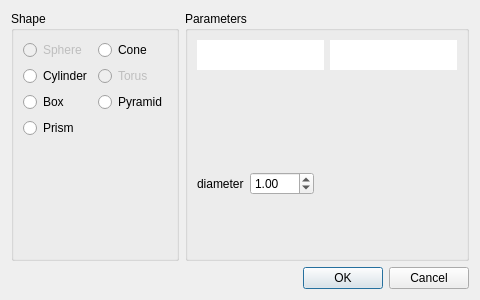
<?xml version="1.0" encoding="UTF-8"?>
<ui version="4.0">
 <class>NewHEDialog</class>
 <widget class="QDialog" name="NewHEDialog">
  <property name="geometry">
   <rect>
    <x>0</x>
    <y>0</y>
    <width>456</width>
    <height>300</height>
   </rect>
  </property>
  <property name="windowTitle">
   <string>Dialog</string>
  </property>
  <layout class="QVBoxLayout" name="verticalLayout">
   <item>
    <layout class="QHBoxLayout" name="horizontalLayout">
     <property name="rightMargin">
      <number>0</number>
     </property>
     <item>
      <widget class="QGroupBox" name="groupBox">
       <property name="title">
        <string>Shape</string>
       </property>
       <layout class="QGridLayout" name="gridLayout">
        <item row="4" column="0">
         <spacer name="verticalSpacer">
          <property name="orientation">
           <enum>Qt::Vertical</enum>
          </property>
          <property name="sizeHint" stdset="0">
           <size>
            <width>20</width>
            <height>40</height>
           </size>
          </property>
         </spacer>
        </item>
        <item row="2" column="1">
         <widget class="QRadioButton" name="pyramid_radio">
          <property name="enabled">
           <bool>true</bool>
          </property>
          <property name="text">
           <string>Pyramid</string>
          </property>
         </widget>
        </item>
        <item row="0" column="1">
         <widget class="QRadioButton" name="cone_radio">
          <property name="enabled">
           <bool>true</bool>
          </property>
          <property name="text">
           <string>Cone</string>
          </property>
         </widget>
        </item>
        <item row="3" column="0">
         <widget class="QRadioButton" name="prism_radio">
          <property name="enabled">
           <bool>true</bool>
          </property>
          <property name="text">
           <string>Prism</string>
          </property>
         </widget>
        </item>
        <item row="1" column="0">
         <widget class="QRadioButton" name="cylinder_radio">
          <property name="enabled">
           <bool>true</bool>
          </property>
          <property name="text">
           <string>Cylinder</string>
          </property>
         </widget>
        </item>
        <item row="1" column="1">
         <widget class="QRadioButton" name="torus_radio">
          <property name="enabled">
           <bool>false</bool>
          </property>
          <property name="text">
           <string>Torus</string>
          </property>
         </widget>
        </item>
        <item row="0" column="0">
         <widget class="QRadioButton" name="sphere_radio">
          <property name="enabled">
           <bool>false</bool>
          </property>
          <property name="text">
           <string>Sphere</string>
          </property>
         </widget>
        </item>
        <item row="2" column="0">
         <widget class="QRadioButton" name="box_radio">
          <property name="enabled">
           <bool>true</bool>
          </property>
          <property name="text">
           <string>Box</string>
          </property>
         </widget>
        </item>
        <item row="0" column="2">
         <spacer name="horizontalSpacer">
          <property name="orientation">
           <enum>Qt::Horizontal</enum>
          </property>
          <property name="sizeHint" stdset="0">
           <size>
            <width>40</width>
            <height>20</height>
           </size>
          </property>
         </spacer>
        </item>
       </layout>
      </widget>
     </item>
     <item>
      <widget class="QGroupBox" name="groupBox_3">
       <property name="title">
        <string>Parameters</string>
       </property>
       <layout class="QVBoxLayout" name="verticalLayout_2">
        <item>
         <layout class="QHBoxLayout" name="horizontalLayout_8">
          <item>
           <widget class="QPushButton" name="faceColor">
            <property name="minimumSize">
             <size>
              <width>0</width>
              <height>30</height>
             </size>
            </property>
            <property name="autoFillBackground">
             <bool>false</bool>
            </property>
            <property name="styleSheet">
             <string notr="true">background-color: #ffffff;
color: #fff000;
border: none;</string>
            </property>
            <property name="text">
             <string/>
            </property>
           </widget>
          </item>
          <item>
           <widget class="QPushButton" name="lineColor">
            <property name="minimumSize">
             <size>
              <width>0</width>
              <height>30</height>
             </size>
            </property>
            <property name="styleSheet">
             <string notr="true">background-color: #ffffff;
color: #fff000;
border: none;</string>
            </property>
            <property name="text">
             <string/>
            </property>
           </widget>
          </item>
         </layout>
        </item>
        <item>
         <widget class="QStackedWidget" name="stackedWidget">
          <property name="currentIndex">
           <number>0</number>
          </property>
          <widget class="QWidget" name="sphere_page">
           <layout class="QVBoxLayout" name="verticalLayout_3">
            <property name="leftMargin">
             <number>0</number>
            </property>
            <property name="topMargin">
             <number>0</number>
            </property>
            <property name="rightMargin">
             <number>0</number>
            </property>
            <property name="bottomMargin">
             <number>0</number>
            </property>
            <item>
             <widget class="QWidget" name="widget_4" native="true">
              <property name="minimumSize">
               <size>
                <width>0</width>
                <height>90</height>
               </size>
              </property>
              <property name="maximumSize">
               <size>
                <width>16777215</width>
                <height>90</height>
               </size>
              </property>
              <property name="styleSheet">
               <string notr="true">image: url(:/sphere.png);</string>
              </property>
             </widget>
            </item>
            <item>
             <layout class="QHBoxLayout" name="horizontalLayout_2">
              <item>
               <widget class="QLabel" name="label_2">
                <property name="text">
                 <string>diameter</string>
                </property>
               </widget>
              </item>
              <item>
               <widget class="QDoubleSpinBox" name="sphere_radius">
                <property name="minimum">
                 <double>0.100000000000000</double>
                </property>
                <property name="maximum">
                 <double>100.000000000000000</double>
                </property>
                <property name="singleStep">
                 <double>0.100000000000000</double>
                </property>
                <property name="value">
                 <double>1.000000000000000</double>
                </property>
               </widget>
              </item>
              <item>
               <spacer name="horizontalSpacer_2">
                <property name="orientation">
                 <enum>Qt::Horizontal</enum>
                </property>
                <property name="sizeHint" stdset="0">
                 <size>
                  <width>40</width>
                  <height>20</height>
                 </size>
                </property>
               </spacer>
              </item>
             </layout>
            </item>
            <item>
             <spacer name="verticalSpacer_2">
              <property name="orientation">
               <enum>Qt::Vertical</enum>
              </property>
              <property name="sizeHint" stdset="0">
               <size>
                <width>20</width>
                <height>103</height>
               </size>
              </property>
             </spacer>
            </item>
           </layout>
          </widget>
          <widget class="QWidget" name="pyramid_page">
           <layout class="QVBoxLayout" name="verticalLayout_4">
            <property name="leftMargin">
             <number>0</number>
            </property>
            <property name="topMargin">
             <number>0</number>
            </property>
            <property name="rightMargin">
             <number>0</number>
            </property>
            <property name="bottomMargin">
             <number>0</number>
            </property>
            <item>
             <widget class="QWidget" name="widget_6" native="true">
              <property name="minimumSize">
               <size>
                <width>0</width>
                <height>90</height>
               </size>
              </property>
              <property name="maximumSize">
               <size>
                <width>16777215</width>
                <height>90</height>
               </size>
              </property>
              <property name="styleSheet">
               <string notr="true">image: url(:/pyramid.png);</string>
              </property>
             </widget>
            </item>
            <item>
             <layout class="QHBoxLayout" name="horizontalLayout_9">
              <item>
               <widget class="QLabel" name="label_11">
                <property name="text">
                 <string>diam</string>
                </property>
               </widget>
              </item>
              <item>
               <widget class="QDoubleSpinBox" name="pyramid_diameter">
                <property name="minimum">
                 <double>0.100000000000000</double>
                </property>
                <property name="maximum">
                 <double>100.000000000000000</double>
                </property>
                <property name="singleStep">
                 <double>0.100000000000000</double>
                </property>
                <property name="value">
                 <double>1.000000000000000</double>
                </property>
               </widget>
              </item>
              <item>
               <widget class="QLabel" name="label_15">
                <property name="text">
                 <string>h</string>
                </property>
               </widget>
              </item>
              <item>
               <widget class="QDoubleSpinBox" name="pyramid_height">
                <property name="minimum">
                 <double>0.100000000000000</double>
                </property>
                <property name="maximum">
                 <double>100.000000000000000</double>
                </property>
                <property name="singleStep">
                 <double>0.100000000000000</double>
                </property>
                <property name="value">
                 <double>1.000000000000000</double>
                </property>
               </widget>
              </item>
              <item>
               <widget class="QLabel" name="label_16">
                <property name="text">
                 <string>sides</string>
                </property>
               </widget>
              </item>
              <item>
               <widget class="QSpinBox" name="pyramid_sides">
                <property name="minimum">
                 <number>3</number>
                </property>
                <property name="maximum">
                 <number>10</number>
                </property>
               </widget>
              </item>
              <item>
               <spacer name="horizontalSpacer_10">
                <property name="orientation">
                 <enum>Qt::Horizontal</enum>
                </property>
                <property name="sizeHint" stdset="0">
                 <size>
                  <width>40</width>
                  <height>20</height>
                 </size>
                </property>
               </spacer>
              </item>
             </layout>
            </item>
            <item>
             <spacer name="verticalSpacer_9">
              <property name="orientation">
               <enum>Qt::Vertical</enum>
              </property>
              <property name="sizeHint" stdset="0">
               <size>
                <width>20</width>
                <height>103</height>
               </size>
              </property>
             </spacer>
            </item>
           </layout>
          </widget>
          <widget class="QWidget" name="invalid_page">
           <layout class="QGridLayout" name="gridLayout_2">
            <property name="leftMargin">
             <number>0</number>
            </property>
            <property name="topMargin">
             <number>0</number>
            </property>
            <property name="rightMargin">
             <number>0</number>
            </property>
            <property name="bottomMargin">
             <number>0</number>
            </property>
            <item row="1" column="1">
             <widget class="QLabel" name="label_5">
              <property name="text">
               <string>Select Shape</string>
              </property>
             </widget>
            </item>
            <item row="1" column="2">
             <spacer name="horizontalSpacer_4">
              <property name="orientation">
               <enum>Qt::Horizontal</enum>
              </property>
              <property name="sizeHint" stdset="0">
               <size>
                <width>40</width>
                <height>20</height>
               </size>
              </property>
             </spacer>
            </item>
            <item row="0" column="1">
             <spacer name="verticalSpacer_4">
              <property name="orientation">
               <enum>Qt::Vertical</enum>
              </property>
              <property name="sizeHint" stdset="0">
               <size>
                <width>20</width>
                <height>40</height>
               </size>
              </property>
             </spacer>
            </item>
            <item row="1" column="0">
             <spacer name="horizontalSpacer_3">
              <property name="orientation">
               <enum>Qt::Horizontal</enum>
              </property>
              <property name="sizeHint" stdset="0">
               <size>
                <width>40</width>
                <height>20</height>
               </size>
              </property>
             </spacer>
            </item>
            <item row="2" column="1">
             <spacer name="verticalSpacer_5">
              <property name="orientation">
               <enum>Qt::Vertical</enum>
              </property>
              <property name="sizeHint" stdset="0">
               <size>
                <width>20</width>
                <height>40</height>
               </size>
              </property>
             </spacer>
            </item>
           </layout>
          </widget>
          <widget class="QWidget" name="operation_page">
           <layout class="QVBoxLayout" name="verticalLayout_10">
            <item>
             <widget class="QGroupBox" name="groupBox_2">
              <property name="title">
               <string>GroupBox</string>
              </property>
              <layout class="QVBoxLayout" name="verticalLayout_11">
               <item>
                <widget class="QRadioButton" name="union_radioButton">
                 <property name="text">
                  <string>Union</string>
                 </property>
                </widget>
               </item>
               <item>
                <widget class="QRadioButton" name="intersection_radioButton">
                 <property name="text">
                  <string>Intersection</string>
                 </property>
                </widget>
               </item>
               <item>
                <widget class="QRadioButton" name="difference_radioButton">
                 <property name="text">
                  <string>Difference</string>
                 </property>
                </widget>
               </item>
               <item>
                <spacer name="verticalSpacer_11">
                 <property name="orientation">
                  <enum>Qt::Vertical</enum>
                 </property>
                 <property name="sizeHint" stdset="0">
                  <size>
                   <width>20</width>
                   <height>40</height>
                  </size>
                 </property>
                </spacer>
               </item>
              </layout>
             </widget>
            </item>
           </layout>
          </widget>
          <widget class="QWidget" name="cylinder_page">
           <layout class="QVBoxLayout" name="verticalLayout_5">
            <property name="leftMargin">
             <number>0</number>
            </property>
            <property name="topMargin">
             <number>0</number>
            </property>
            <property name="rightMargin">
             <number>0</number>
            </property>
            <property name="bottomMargin">
             <number>0</number>
            </property>
            <item>
             <widget class="QWidget" name="widget_5" native="true">
              <property name="minimumSize">
               <size>
                <width>0</width>
                <height>90</height>
               </size>
              </property>
              <property name="maximumSize">
               <size>
                <width>16777215</width>
                <height>90</height>
               </size>
              </property>
              <property name="styleSheet">
               <string notr="true">image: url(:/cylinder.png);</string>
              </property>
             </widget>
            </item>
            <item>
             <layout class="QHBoxLayout" name="horizontalLayout_6">
              <item>
               <widget class="QLabel" name="label_12">
                <property name="text">
                 <string>diameter</string>
                </property>
               </widget>
              </item>
              <item>
               <widget class="QDoubleSpinBox" name="cylinder_radius">
                <property name="minimum">
                 <double>0.100000000000000</double>
                </property>
                <property name="maximum">
                 <double>100.000000000000000</double>
                </property>
                <property name="singleStep">
                 <double>0.100000000000000</double>
                </property>
                <property name="value">
                 <double>1.000000000000000</double>
                </property>
               </widget>
              </item>
              <item>
               <widget class="QLabel" name="label_13">
                <property name="text">
                 <string>height</string>
                </property>
               </widget>
              </item>
              <item>
               <widget class="QDoubleSpinBox" name="cylinder_height">
                <property name="minimum">
                 <double>0.100000000000000</double>
                </property>
                <property name="maximum">
                 <double>100.000000000000000</double>
                </property>
                <property name="singleStep">
                 <double>0.100000000000000</double>
                </property>
                <property name="value">
                 <double>1.000000000000000</double>
                </property>
               </widget>
              </item>
              <item>
               <spacer name="horizontalSpacer_7">
                <property name="orientation">
                 <enum>Qt::Horizontal</enum>
                </property>
                <property name="sizeHint" stdset="0">
                 <size>
                  <width>40</width>
                  <height>20</height>
                 </size>
                </property>
               </spacer>
              </item>
             </layout>
            </item>
            <item>
             <spacer name="verticalSpacer_6">
              <property name="orientation">
               <enum>Qt::Vertical</enum>
              </property>
              <property name="sizeHint" stdset="0">
               <size>
                <width>20</width>
                <height>40</height>
               </size>
              </property>
             </spacer>
            </item>
           </layout>
          </widget>
          <widget class="QWidget" name="cone_page">
           <layout class="QVBoxLayout" name="verticalLayout_6">
            <property name="leftMargin">
             <number>0</number>
            </property>
            <property name="topMargin">
             <number>0</number>
            </property>
            <property name="rightMargin">
             <number>0</number>
            </property>
            <property name="bottomMargin">
             <number>0</number>
            </property>
            <item>
             <widget class="QWidget" name="widget_2" native="true">
              <property name="minimumSize">
               <size>
                <width>0</width>
                <height>90</height>
               </size>
              </property>
              <property name="maximumSize">
               <size>
                <width>16777215</width>
                <height>90</height>
               </size>
              </property>
              <property name="styleSheet">
               <string notr="true">image: url(:/cone.png);</string>
              </property>
             </widget>
            </item>
            <item>
             <layout class="QHBoxLayout" name="horizontalLayout_5">
              <item>
               <widget class="QLabel" name="label_9">
                <property name="text">
                 <string>diameter</string>
                </property>
               </widget>
              </item>
              <item>
               <widget class="QDoubleSpinBox" name="cone_radius">
                <property name="minimum">
                 <double>0.100000000000000</double>
                </property>
                <property name="maximum">
                 <double>100.000000000000000</double>
                </property>
                <property name="singleStep">
                 <double>0.100000000000000</double>
                </property>
                <property name="value">
                 <double>1.000000000000000</double>
                </property>
               </widget>
              </item>
              <item>
               <widget class="QLabel" name="label_10">
                <property name="text">
                 <string>height</string>
                </property>
               </widget>
              </item>
              <item>
               <widget class="QDoubleSpinBox" name="cone_height">
                <property name="minimum">
                 <double>0.100000000000000</double>
                </property>
                <property name="maximum">
                 <double>100.000000000000000</double>
                </property>
                <property name="singleStep">
                 <double>0.100000000000000</double>
                </property>
                <property name="value">
                 <double>1.000000000000000</double>
                </property>
               </widget>
              </item>
              <item>
               <spacer name="horizontalSpacer_8">
                <property name="orientation">
                 <enum>Qt::Horizontal</enum>
                </property>
                <property name="sizeHint" stdset="0">
                 <size>
                  <width>40</width>
                  <height>20</height>
                 </size>
                </property>
               </spacer>
              </item>
             </layout>
            </item>
            <item>
             <spacer name="verticalSpacer_7">
              <property name="orientation">
               <enum>Qt::Vertical</enum>
              </property>
              <property name="sizeHint" stdset="0">
               <size>
                <width>20</width>
                <height>63</height>
               </size>
              </property>
             </spacer>
            </item>
           </layout>
          </widget>
          <widget class="QWidget" name="torus_page">
           <layout class="QVBoxLayout" name="verticalLayout_7">
            <property name="leftMargin">
             <number>0</number>
            </property>
            <property name="topMargin">
             <number>0</number>
            </property>
            <property name="rightMargin">
             <number>0</number>
            </property>
            <property name="bottomMargin">
             <number>0</number>
            </property>
            <item>
             <widget class="QWidget" name="widget" native="true">
              <property name="minimumSize">
               <size>
                <width>0</width>
                <height>90</height>
               </size>
              </property>
              <property name="maximumSize">
               <size>
                <width>16777215</width>
                <height>90</height>
               </size>
              </property>
              <property name="styleSheet">
               <string notr="true">image: url(:/torus.png);</string>
              </property>
             </widget>
            </item>
            <item>
             <layout class="QHBoxLayout" name="horizontalLayout_4">
              <item>
               <widget class="QLabel" name="label_6">
                <property name="text">
                 <string>r1</string>
                </property>
               </widget>
              </item>
              <item>
               <widget class="QDoubleSpinBox" name="torus_r1">
                <property name="minimum">
                 <double>0.100000000000000</double>
                </property>
                <property name="maximum">
                 <double>100.000000000000000</double>
                </property>
                <property name="singleStep">
                 <double>0.100000000000000</double>
                </property>
                <property name="value">
                 <double>1.000000000000000</double>
                </property>
               </widget>
              </item>
              <item>
               <widget class="QLabel" name="label_7">
                <property name="text">
                 <string>r2</string>
                </property>
               </widget>
              </item>
              <item>
               <widget class="QDoubleSpinBox" name="torus_r2">
                <property name="minimum">
                 <double>0.100000000000000</double>
                </property>
                <property name="maximum">
                 <double>100.000000000000000</double>
                </property>
                <property name="singleStep">
                 <double>0.100000000000000</double>
                </property>
                <property name="value">
                 <double>1.000000000000000</double>
                </property>
               </widget>
              </item>
              <item>
               <spacer name="horizontalSpacer_5">
                <property name="orientation">
                 <enum>Qt::Horizontal</enum>
                </property>
                <property name="sizeHint" stdset="0">
                 <size>
                  <width>40</width>
                  <height>20</height>
                 </size>
                </property>
               </spacer>
              </item>
             </layout>
            </item>
            <item>
             <spacer name="verticalSpacer_8">
              <property name="orientation">
               <enum>Qt::Vertical</enum>
              </property>
              <property name="sizeHint" stdset="0">
               <size>
                <width>20</width>
                <height>40</height>
               </size>
              </property>
             </spacer>
            </item>
           </layout>
          </widget>
          <widget class="QWidget" name="box_page">
           <layout class="QVBoxLayout" name="verticalLayout_8">
            <property name="leftMargin">
             <number>0</number>
            </property>
            <property name="topMargin">
             <number>0</number>
            </property>
            <property name="rightMargin">
             <number>0</number>
            </property>
            <property name="bottomMargin">
             <number>0</number>
            </property>
            <item>
             <widget class="QWidget" name="widget_3" native="true">
              <property name="minimumSize">
               <size>
                <width>0</width>
                <height>90</height>
               </size>
              </property>
              <property name="maximumSize">
               <size>
                <width>16777215</width>
                <height>90</height>
               </size>
              </property>
              <property name="styleSheet">
               <string notr="true">image: url(:/box.png);</string>
              </property>
             </widget>
            </item>
            <item>
             <layout class="QHBoxLayout" name="horizontalLayout_3">
              <item>
               <widget class="QLabel" name="label">
                <property name="text">
                 <string>w</string>
                </property>
               </widget>
              </item>
              <item>
               <widget class="QDoubleSpinBox" name="box_w">
                <property name="minimum">
                 <double>0.100000000000000</double>
                </property>
                <property name="maximum">
                 <double>100.000000000000000</double>
                </property>
                <property name="singleStep">
                 <double>0.100000000000000</double>
                </property>
                <property name="value">
                 <double>1.000000000000000</double>
                </property>
               </widget>
              </item>
              <item>
               <widget class="QLabel" name="label_3">
                <property name="text">
                 <string>h</string>
                </property>
               </widget>
              </item>
              <item>
               <widget class="QDoubleSpinBox" name="box_h">
                <property name="minimum">
                 <double>0.100000000000000</double>
                </property>
                <property name="maximum">
                 <double>100.000000000000000</double>
                </property>
                <property name="singleStep">
                 <double>0.100000000000000</double>
                </property>
                <property name="value">
                 <double>1.000000000000000</double>
                </property>
               </widget>
              </item>
              <item>
               <widget class="QLabel" name="label_4">
                <property name="text">
                 <string>d</string>
                </property>
               </widget>
              </item>
              <item>
               <widget class="QDoubleSpinBox" name="box_d">
                <property name="minimum">
                 <double>0.100000000000000</double>
                </property>
                <property name="maximum">
                 <double>100.000000000000000</double>
                </property>
                <property name="singleStep">
                 <double>0.100000000000000</double>
                </property>
                <property name="value">
                 <double>1.000000000000000</double>
                </property>
               </widget>
              </item>
              <item>
               <spacer name="horizontalSpacer_6">
                <property name="orientation">
                 <enum>Qt::Horizontal</enum>
                </property>
                <property name="sizeHint" stdset="0">
                 <size>
                  <width>40</width>
                  <height>20</height>
                 </size>
                </property>
               </spacer>
              </item>
             </layout>
            </item>
            <item>
             <spacer name="verticalSpacer_3">
              <property name="orientation">
               <enum>Qt::Vertical</enum>
              </property>
              <property name="sizeHint" stdset="0">
               <size>
                <width>20</width>
                <height>40</height>
               </size>
              </property>
             </spacer>
            </item>
           </layout>
          </widget>
          <widget class="QWidget" name="prism_page">
           <layout class="QVBoxLayout" name="verticalLayout_9">
            <property name="leftMargin">
             <number>0</number>
            </property>
            <property name="topMargin">
             <number>0</number>
            </property>
            <property name="rightMargin">
             <number>0</number>
            </property>
            <property name="bottomMargin">
             <number>0</number>
            </property>
            <item>
             <widget class="QWidget" name="widget_7" native="true">
              <property name="minimumSize">
               <size>
                <width>0</width>
                <height>90</height>
               </size>
              </property>
              <property name="maximumSize">
               <size>
                <width>16777215</width>
                <height>90</height>
               </size>
              </property>
              <property name="styleSheet">
               <string notr="true">image: url(:/prism.png);</string>
              </property>
             </widget>
            </item>
            <item>
             <layout class="QHBoxLayout" name="horizontalLayout_10">
              <item>
               <widget class="QLabel" name="label_19">
                <property name="text">
                 <string>diam</string>
                </property>
               </widget>
              </item>
              <item>
               <widget class="QDoubleSpinBox" name="prism_diameter">
                <property name="minimum">
                 <double>0.100000000000000</double>
                </property>
                <property name="maximum">
                 <double>100.000000000000000</double>
                </property>
                <property name="singleStep">
                 <double>0.100000000000000</double>
                </property>
                <property name="value">
                 <double>1.000000000000000</double>
                </property>
               </widget>
              </item>
              <item>
               <widget class="QLabel" name="label_17">
                <property name="text">
                 <string>h</string>
                </property>
               </widget>
              </item>
              <item>
               <widget class="QDoubleSpinBox" name="prism_height">
                <property name="minimum">
                 <double>0.100000000000000</double>
                </property>
                <property name="maximum">
                 <double>100.000000000000000</double>
                </property>
                <property name="singleStep">
                 <double>0.100000000000000</double>
                </property>
                <property name="value">
                 <double>1.000000000000000</double>
                </property>
               </widget>
              </item>
              <item>
               <widget class="QLabel" name="label_18">
                <property name="text">
                 <string>sides</string>
                </property>
               </widget>
              </item>
              <item>
               <widget class="QSpinBox" name="prism_sides">
                <property name="minimum">
                 <number>3</number>
                </property>
                <property name="maximum">
                 <number>10</number>
                </property>
               </widget>
              </item>
              <item>
               <spacer name="horizontalSpacer_11">
                <property name="orientation">
                 <enum>Qt::Horizontal</enum>
                </property>
                <property name="sizeHint" stdset="0">
                 <size>
                  <width>40</width>
                  <height>20</height>
                 </size>
                </property>
               </spacer>
              </item>
             </layout>
            </item>
            <item>
             <spacer name="verticalSpacer_10">
              <property name="orientation">
               <enum>Qt::Vertical</enum>
              </property>
              <property name="sizeHint" stdset="0">
               <size>
                <width>20</width>
                <height>103</height>
               </size>
              </property>
             </spacer>
            </item>
           </layout>
          </widget>
         </widget>
        </item>
       </layout>
      </widget>
     </item>
    </layout>
   </item>
   <item>
    <widget class="QDialogButtonBox" name="buttonBox">
     <property name="orientation">
      <enum>Qt::Horizontal</enum>
     </property>
     <property name="standardButtons">
      <set>QDialogButtonBox::Cancel|QDialogButtonBox::Ok</set>
     </property>
    </widget>
   </item>
  </layout>
 </widget>
 <resources/>
 <connections>
  <connection>
   <sender>buttonBox</sender>
   <signal>accepted()</signal>
   <receiver>NewHEDialog</receiver>
   <slot>accept()</slot>
   <hints>
    <hint type="sourcelabel">
     <x>248</x>
     <y>254</y>
    </hint>
    <hint type="destinationlabel">
     <x>157</x>
     <y>274</y>
    </hint>
   </hints>
  </connection>
  <connection>
   <sender>buttonBox</sender>
   <signal>rejected()</signal>
   <receiver>NewHEDialog</receiver>
   <slot>reject()</slot>
   <hints>
    <hint type="sourcelabel">
     <x>316</x>
     <y>260</y>
    </hint>
    <hint type="destinationlabel">
     <x>286</x>
     <y>274</y>
    </hint>
   </hints>
  </connection>
 </connections>
</ui>
